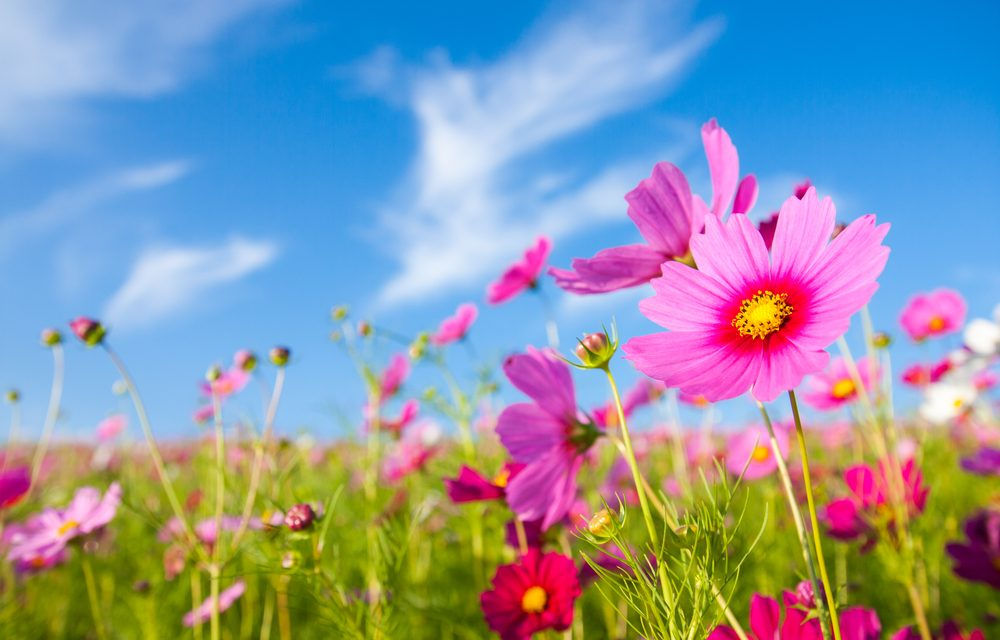
#> input picture flores.jpg, 1000 x 640 px
$ python transformacion_4_2.py
#> lines starting #> are read from the running program, lines starting #| are printed output that depends on the picture; after the words box and inside, x2 and y2 are one past the last pixel; in counts of white or black regions, pixels touching at a corner belong together
import cv2
import numpy as np
x = cv2.__version__
font = cv2.FONT_HERSHEY_SIMPLEX

img = cv2.imread('flores.jpg')
#> img is the input picture: shape (640, 1000, 3); mean B, G, R 168.5, 150.2, 137.4
cv2.putText(img,"aumenta en 2.2 la intensidad del color de la imagen",(100,100), font, 1, (8,8,7), 3, cv2.LINE_AA)
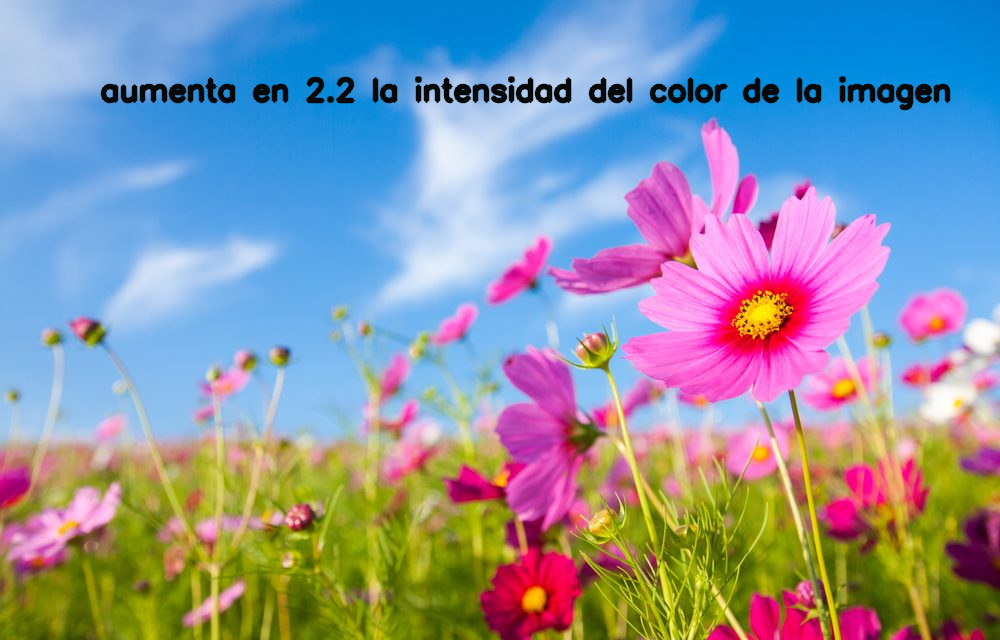
#> img: shape (640, 1000, 3); 1.86% of pixels changed, all inside (x1, y1, x2, y2) = (100, 76, 951, 111)
gamma = 2.2

transformacion = np.array(255*(img / 255) ** gamma, dtype ='uint8') #Aumenta el color de la imagen segun el gamma
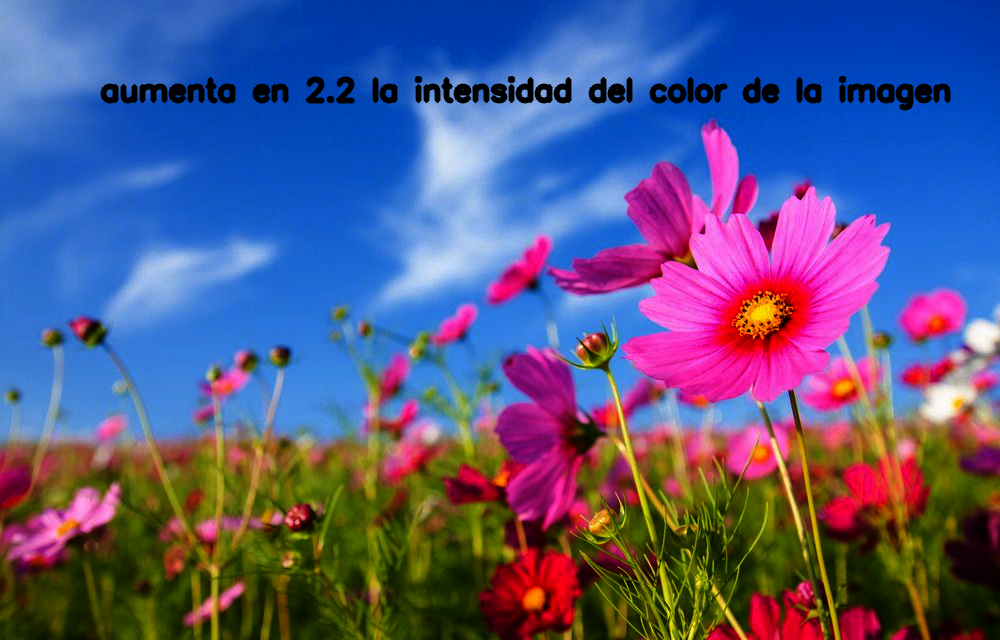
#> transformacion: shape (640, 1000, 3); mean B, G, R 134.1, 87.1, 85.5

cv2.imwrite('flores2.jpg',transformacion)
cv2.imshow("transformacion",transformacion)
cv2.waitKey(0)
cv2.destroyAllWindows()

$ run again, with agua.jpg copied over flores.jpg
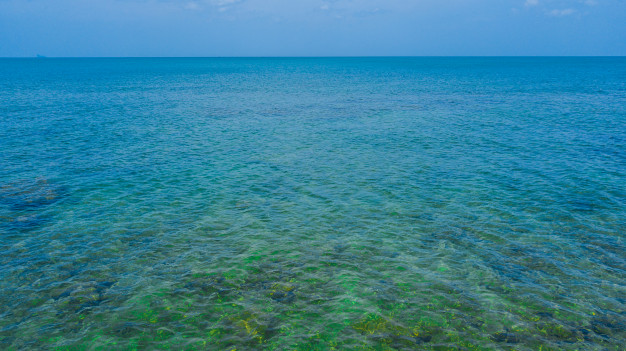
#> input picture agua.jpg, 626 x 351 px
#> img is the input picture: shape (351, 626, 3); mean B, G, R 151.7, 128.8, 53.3
#> `cv2.putText(img,"aumenta en 2.2 la intensidad del color de la imagen",..`:
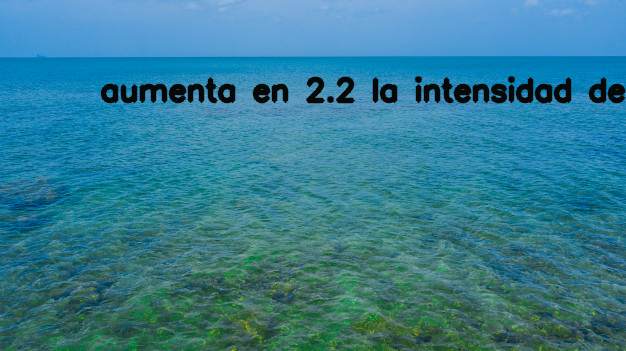
#> img: shape (351, 626, 3); 3.39% of pixels changed, all inside (x1, y1, x2, y2) = (100, 76, 626, 104)
#> `transformacion = np.array(255*(img / 255) ** gamma, dtype ='uint8')`:
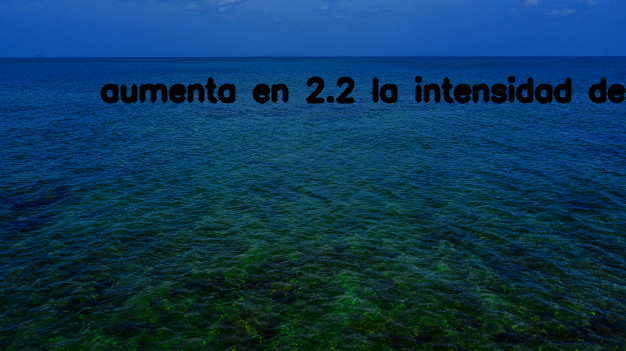
#> transformacion: shape (351, 626, 3); mean B, G, R 87.3, 56.7, 10.9
